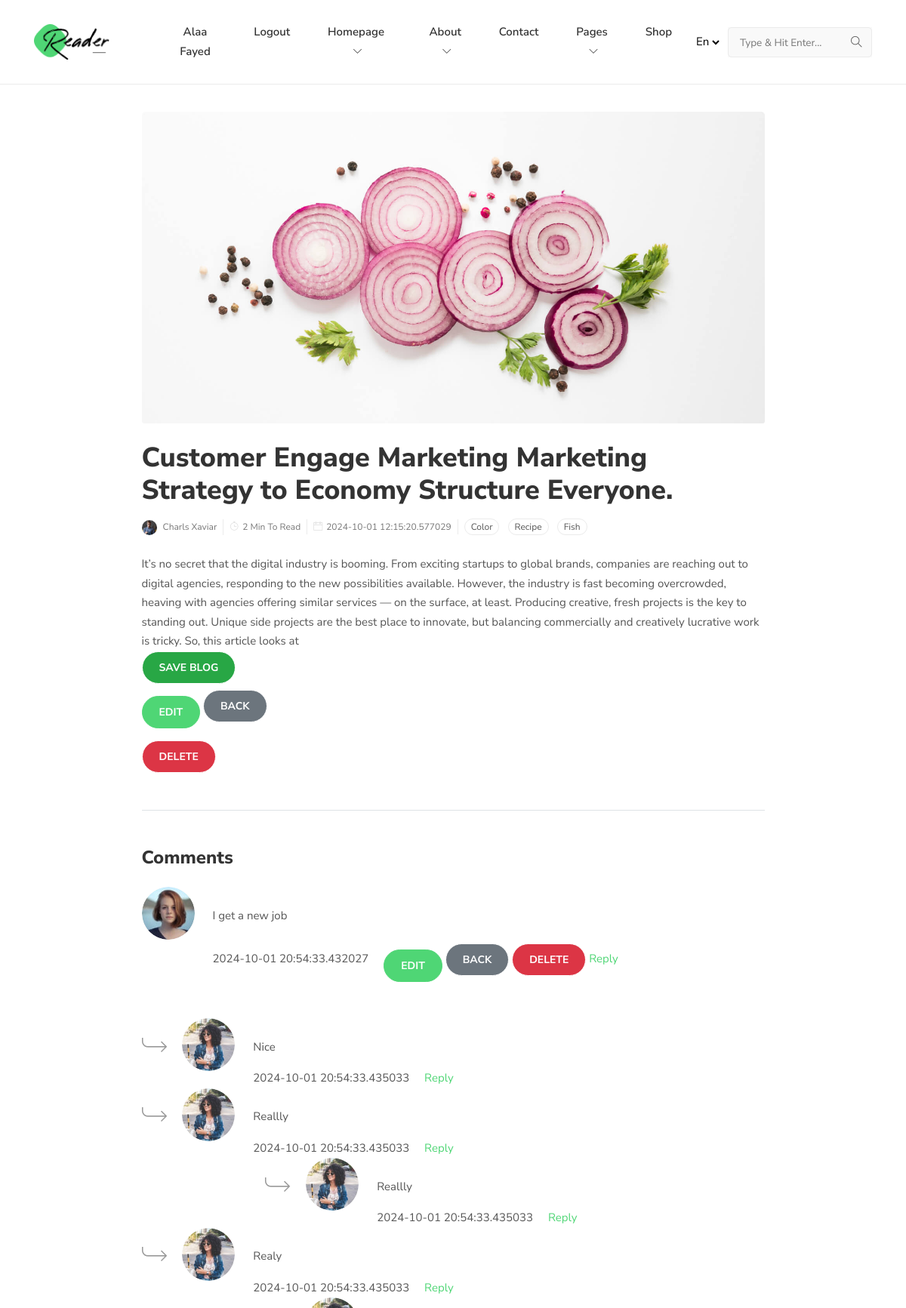
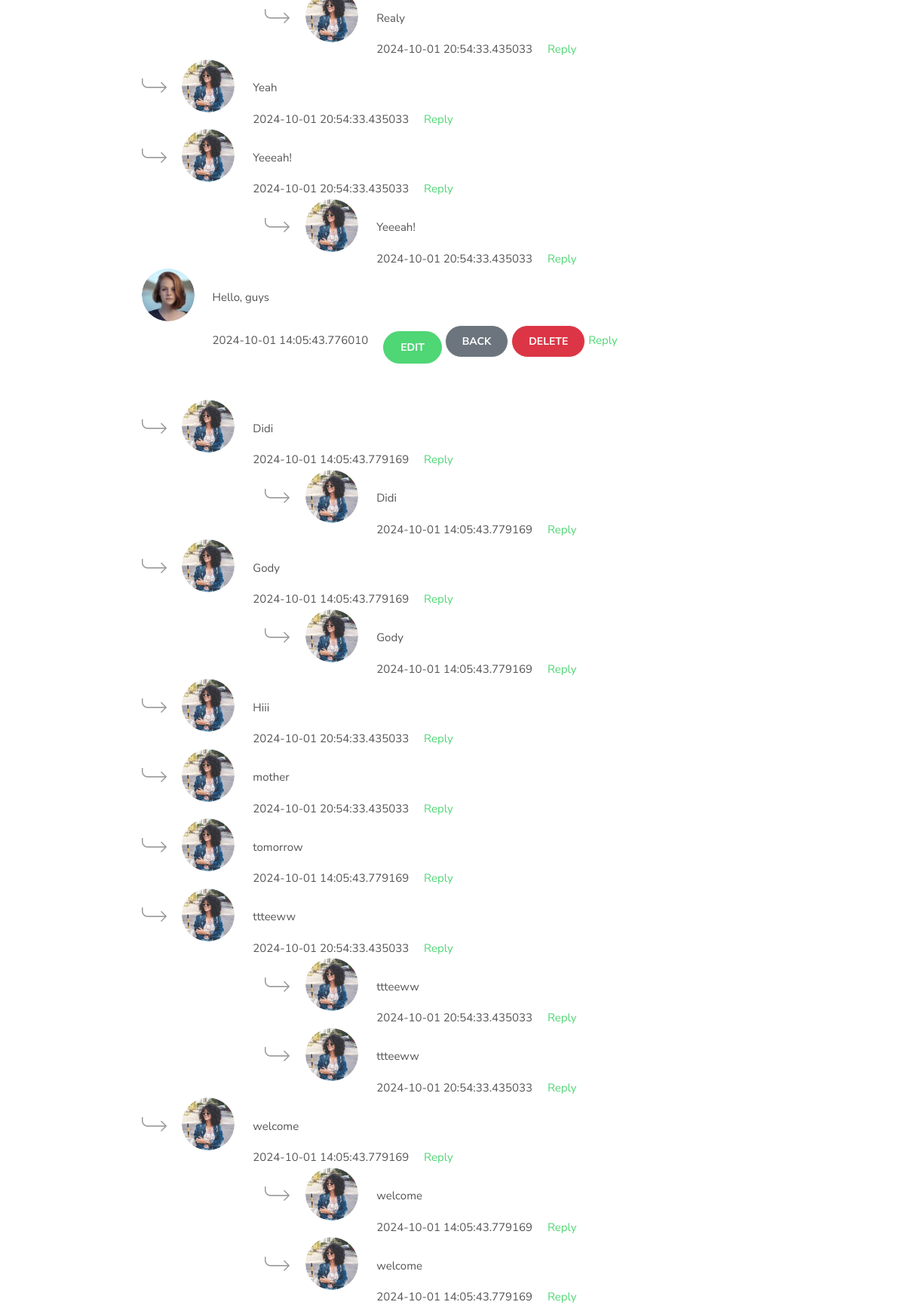
Screenshot of /blog?post_id=1 (signed in, upper part) with the database file from the repository (2 pictures, top to bottom).
### pencil/models.py (models this page shows, shortened)
class User(db.Model, UserMixin):
    id  = db.Column(db.Integer(), primary_key=True, nullable=False)
    username = db.Column(db.String(length=30), nullable=False, unique=True)
    email = db.Column(db.String(length=50), nullable=False, unique=True)
    password_hash = db.Column(db.String(length=100), nullable=False)
    posts = db.relationship("Post", backref="owned_user", lazy=True)
    commentators = db.relationship("Comment", backref="owned_commentator", lazy=True)
    replies = db.relationship("ReplyComment", backref="owned_responder", lazy=True)
    archives = db.relationship("Post", secondary="saved_blogs", backref="user")
    profile = db.relationship("Profile", back_populates="users", uselist=False)
    store = db.relationship("Store", back_populates="owner", uselist=False)
    roles = db.relationship('Role', secondary='user_role', backref="user")
    buyer = db.relationship("Sales", backref="book_buyers", lazy=True)
    @property
    def password(self):
        return self.password

class Post(db.Model):
    id  = db.Column(db.Integer(), primary_key=True, nullable=False)
    title = db.Column(db.String(length=50), nullable=False)
    content = db.Column(db.Text(), nullable=False)
    publication_date = db.Column(db.DateTime, default=datetime.utcnow())
    modification_date = db.Column(db.DateTime, default=datetime.utcnow())
    owner = db.Column(db.Integer(), db.ForeignKey("user.id"))
    profile_owner = db.Column(db.Integer(), db.ForeignKey("profile.id"))
    saved_posts = db.relationship("User", secondary="saved_blogs", backref="post")
    post_comments = db.relationship("Comment", backref="owned_comments", lazy=True)

class Comment(db.Model):
    id = db.Column(db.Integer(), primary_key=True, nullable=False)
    text = db.Column(db.Text(), nullable=False)
    publication_date = db.Column(db.DateTime, default=datetime.utcnow())
    modification_date = db.Column(db.DateTime, default=datetime.utcnow())
    comment_owner = db.Column(db.Integer(), db.ForeignKey("user.id"))
    comments_on_post = db.Column(db.Integer(), db.ForeignKey("post.id"))
    reply_comments =  db.relationship("ReplyComment", backref="owned_replies", lazy=True)

class ReplyComment(db.Model):
    __tablename__ = "replycomment"
    id = db.Column(db.Integer(), primary_key=True, nullable=False)
    text = db.Column(db.Text(), nullable=False)
    publication_date = db.Column(db.DateTime, default=datetime.utcnow())
    modification_date = db.Column(db.DateTime, default=datetime.utcnow())
    responder = db.Column(db.Integer(), db.ForeignKey("user.id"))
    reply_comment = db.Column(db.Integer(), db.ForeignKey("comment.id"))
    reply_to_reply = db.Column(db.Integer(), db.ForeignKey("replycomment.id"))
    child_replies = db.relationship("ReplyComment", backref=db.backref("parent_reply", remote_side=[id]), lazy=True)

### pencil/routes.py (the view, shortened to what this page needs)
@app.route("/blog", methods=["POST", "GET"])
@login_required
def blog_page():
    comment_form = CommentForm()
    reply_form = ReplyForm()
    replies_reply_form = ReplyReplyForm()
    post_id = request.args.get("post_id")
    if post_id:
        requested_blog = Post.query.filter_by(id=post_id).first()
        if requested_blog:
            if request.method == "GET":
                comment_with_replies = (db.session.query(Comment).filter(Comment.comments_on_post == post_id).options(
                                        joinedload(Comment.reply_comments).joinedload(ReplyComment.child_replies))
                                        .order_by(Comment.publication_date.desc()).all())
                return render_template("blog.html", post_id=requested_blog, comment_form=comment_form,
                                        posted_comments=comment_with_replies, reply_form=reply_form, replies_reply_form=replies_reply_form)
            else:
                flash(f"Blog not found", category="danger")
                return redirect(url_for("home_page"))
    for error_message in reply_form.errors.values():
        flash(f"There was an error : {error_message}", category="danger")
    return redirect(url_for("home_page"))

### pencil/templates/blog.html (shortened to what this page needs)
{% extends 'base.html' %}
{% block content %}
<body>
    <div class="py-4"></div>
    <section class="section">
        <div class="container">
          <div class="row justify-content-center">
            <div class=" col-lg-9   mb-5 mb-lg-0">
              <article>
                <div class="post-slider mb-4">
                  <img src="static/images/post/post-2.jpg" class="card-img" alt="post-thumb">
                </div>
                <h1 class="h2">{{ post_id.title }} </h1>
                <ul class="card-meta my-3 list-inline">
                  <li class="list-inline-item">
                    <a href="{{ url_for('profile') }}" class="card-meta-author">
                      <img src="static/images/john-doe.jpg">
                      <span>Charls Xaviar</span>
                    </a>
                  </li>
                  <li class="list-inline-item">
                    <i class="ti-timer"></i>2 Min To Read
                  </li>
                  <li class="list-inline-item">
                    <i class="ti-calendar"></i>{{ post_id.publication_date }}
                  </li>
                  <li class="list-inline-item">
                    <ul class="card-meta-tag list-inline">
                      <li class="list-inline-item"><a href="tags.html">Color</a></li>
                      <li class="list-inline-item"><a href="tags.html">Recipe</a></li>
                      <li class="list-inline-item"><a href="tags.html">Fish</a></li>
                    </ul>
                  </li>
                </ul>
                <div class="content">{{ post_id.content }}
                </div>
              </article>
              <form method="POST" action="{{ url_for('blog_page', post_id=post_id.id) }}">
                <button type="submit" name="save" value="true" class="btn btn-success">Save Blog</button>
              </form>
              <a href="{{ url_for('modify_post', post_id=post_id.id) }}" class="btn btn-primary mt-3">Edit</a>
              <a href="{{ url_for('home_page') }}" class="btn btn-secondary">Back</a>
              <form action="{{ url_for('delete_page', post_id=post_id.id) }}" method="POST" class="mt-3">
                <button type="submit" class="btn btn-danger">Delete</button>
              </form>
             <br>
            </div>
            <div class="col-lg-9 col-md-12">
                <div class="mb-5 border-top mt-4 pt-5">
                    <h3 class="mb-4">Comments</h3>
                    {% for comment in posted_comments %}
                        <div class="media d-block d-sm-flex mb-4 pb-4">
                            <a class="d-inline-block mr-2 mb-3 mb-md-0" href="{{ url_for('profile', profile_id=comment.comment_owner) }}">
                                <img src="static/images/post/user-01.jpg" class="mr-3 rounded-circle" alt="">
                            </a>
                            <div class="media-body">
                                <p>{{ comment.text }}</p>
                                <span class="text-black-800 mr-3 font-weight-600">{{ comment.publication_date }}</span>
                                <a href="{{ url_for('modify_comment', comment_to_modify=comment.id) }}" class="btn btn-primary mt-3">Edit</a>
                                <a href="{{ url_for('blog_page') }}" class="btn btn-secondary">Back</a>
                                <form action="{{ url_for('delete_comment', comment_id=comment.id) }}" method="post" style="display:inline;">
                                <button type="submit" class="btn btn-danger btn-sm" onclick="return confirm('Are you sure you want to delete this comment?');">Delete</button>
                                </form>
                                <a class="text-primary font-weight-600 reply-button" data-comment-id="{{ comment.id }}" href="javascript:void(0);">Reply</a>
                            </div>
                        </div>
                        {% for reply in comment.reply_comments %}
                            <div class="media d-block d-sm-flex">
                                <div class="d-inline-block mr-2 mb-3 mb-md-0" href="{{ url_for('profile', profile_id=reply.responder) }}">
                                    <img class="mr-3" src="static/images/post/arrow.png" alt="">
                                    <a href="#!"><img src="static/images/post/user-02.jpg" class="mr-3 rounded-circle" alt=""></a>
                                </div>
                                <div class="media-body">
                                    <p>{{ reply.text }}</p>
                                    <span class="text-black-800 mr-3 font-weight-600">{{ reply.publication_date }}</span>
                                    <a class="text-primary font-weight-600 reply-button" data-comment-id="{{ reply.id }}" href="javascript:void(0);">Reply</a>
                                    {% for child_reply in reply.child_replies %}
                                        <div class="reply-to-reply">
                                            <div class="media d-block d-sm-flex ml-3">
                                                <div class="d-inline-block mr-2 mb-3 mb-md-0" href="{{ url_for('profile', profile_id=reply.responder) }}">
                                                    <img class="mr-3" src="static/images/post/arrow.png" alt="">
                                                    <a href="#!"><img src="static/images/post/user-02.jpg" class="mr-3 rounded-circle" alt=""></a>
                                                </div>
                                                <div class="media-body">
                                                    <p>{{ reply.text }}</p>
                                                    <span class="text-black-800 mr-3 font-weight-600">{{ reply.publication_date }}</span>
                                                    <a class="text-primary font-weight-600 child-reply-button" data-reply-id="{{ child_reply.id }}" href="javascript:void(0);">Reply</a>
                                                </div>
                                            </div>
                                        </div>
                                    {% endfor %}
                                </div>
                            </div>
                        {% endfor %}
                    {% endfor %}
                </div>
            </div>
          </div>
        </div>
    </section>
</body>
</body>
{% endblock %}

### pencil/templates/base.html (shortened to what this page needs)
<!DOCTYPE html>
<html lang="en-us"><head>
  <link rel="stylesheet" href="{{ url_for('static', filename='plugins/bootstrap/bootstrap.min.css') }}">
  <link rel="stylesheet" href="{{ url_for('static', filename='plugins/themify-icons/themify-icons.css') }}">
  <link rel="stylesheet" href="{{ url_for('static', filename='plugins/slick/slick.css') }}">
  <link rel="stylesheet" href="{{ url_for('static', filename='css/style.css') }}" media="screen">
</head>
<body>
<header class="navigation fixed-top">
  <div class="container">
    <nav class="navbar navbar-expand-lg navbar-white">
      <a class="navbar-brand order-1" href="index.html">
        <img class="img-fluid" width="100px" src="static/images/logo.png"
          alt="Reader | Hugo Personal Blog Template">
      </a>
      <div class="collapse navbar-collapse text-center order-lg-2 order-3" id="navigation">
        <ul class="navbar-nav mx-auto">
            {% if current_user.is_authenticated %}
            <ul class="navbar-nav">
                <li class="nav-item">
                    <a class="nav-link" style="color: lawngreen; font-weight: bold">
                    </a>
                </li>
                <li class="nav-item">
                    <a class="nav-link" href="{{ url_for('profile', profile_id=current_user.id) }}">{{ current_user.username }}</a>
                </li>
                <li class="nav-item">
                    <a class="nav-link" href="{{ url_for('logout_page') }}">Logout</a>
                </li>
            </ul>
          {% endif %}
          <li class="nav-item dropdown">
            <a class="nav-link" href="#" role="button" data-toggle="dropdown" aria-haspopup="true"
              aria-expanded="false">
              homepage <i class="ti-angle-down ml-1"></i>
            </a>
          </li>
          <li class="nav-item dropdown">
            <a class="nav-link" href="#" role="button" data-toggle="dropdown" aria-haspopup="true"
              aria-expanded="false">
              About <i class="ti-angle-down ml-1"></i>
            </a>
          </li>
          <li class="nav-item">
            <a class="nav-link" href="contact.html">Contact</a>
          </li>
          <li class="nav-item dropdown">
            <a class="nav-link" href="#" role="button" data-toggle="dropdown" aria-haspopup="true"
              aria-expanded="false">Pages <i class="ti-angle-down ml-1"></i>
            </a>
          </li>
          <li class="nav-item">
            <a class="nav-link" href="shop.html">Shop</a>
          </li>
        </ul>
      </div>
      <div class="order-2 order-lg-3 d-flex align-items-center">
        <select class="m-2 border-0 bg-transparent" id="select-language">
          <option id="en" value="" selected>En</option>
        </select>
        <form class="search-bar">
          <input id="search-query" name="s" type="search" placeholder="Type &amp; Hit Enter...">
        </form>
      </div>
    </nav>
  </div>
</header>
{% block content %}
{% endblock %}
    <script src="{{ url_for('static', filename='js/script.js') }}"></script></body>
  </html>

### rows the page displays
User: username "Alaa Fayed"
Post: title "Customer Engage Marketing Marketing Strategy to Economy Structure Everyone.", publication_date "2024-10-01 12:15:20.577029", content "It’s no secret that the digital industry is booming. From exciting startups to global brands, companies are reaching out to digital agencies, responding to the new possibilities available. However, the industry is fast becoming overcrowded, heaving with agencies offering similar services — on the surface, at least. Producing creative, fresh projects is the key to standing out. Unique side projects are the best place to innovate, but balancing commercially and creatively lucrative work is tricky. So, this article looks at"
Comment: text "I get a new job", publication_date "2024-10-01 20:54:33.432027"
ReplyComment: text "Nice", publication_date "2024-10-01 20:54:33.435033"
ReplyComment: text "Reallly", publication_date "2024-10-01 20:54:33.435033"
ReplyComment: text "Yeeeah!", publication_date "2024-10-01 20:54:33.435033"
ReplyComment: text "Realy", publication_date "2024-10-01 20:54:33.435033"
ReplyComment: text "Yeah", publication_date "2024-10-01 20:54:33.435033"
Comment: text "Hello, guys", publication_date "2024-10-01 14:05:43.776010"
ReplyComment: text "Didi", publication_date "2024-10-01 14:05:43.779169"
ReplyComment: text "Gody", publication_date "2024-10-01 14:05:43.779169"
ReplyComment: text "welcome", publication_date "2024-10-01 14:05:43.779169"
ReplyComment: text "Hiii", publication_date "2024-10-01 20:54:33.435033"
ReplyComment: text "mother", publication_date "2024-10-01 20:54:33.435033"
ReplyComment: text "tomorrow", publication_date "2024-10-01 14:05:43.779169"
ReplyComment: text "ttteeww", publication_date "2024-10-01 20:54:33.435033"
